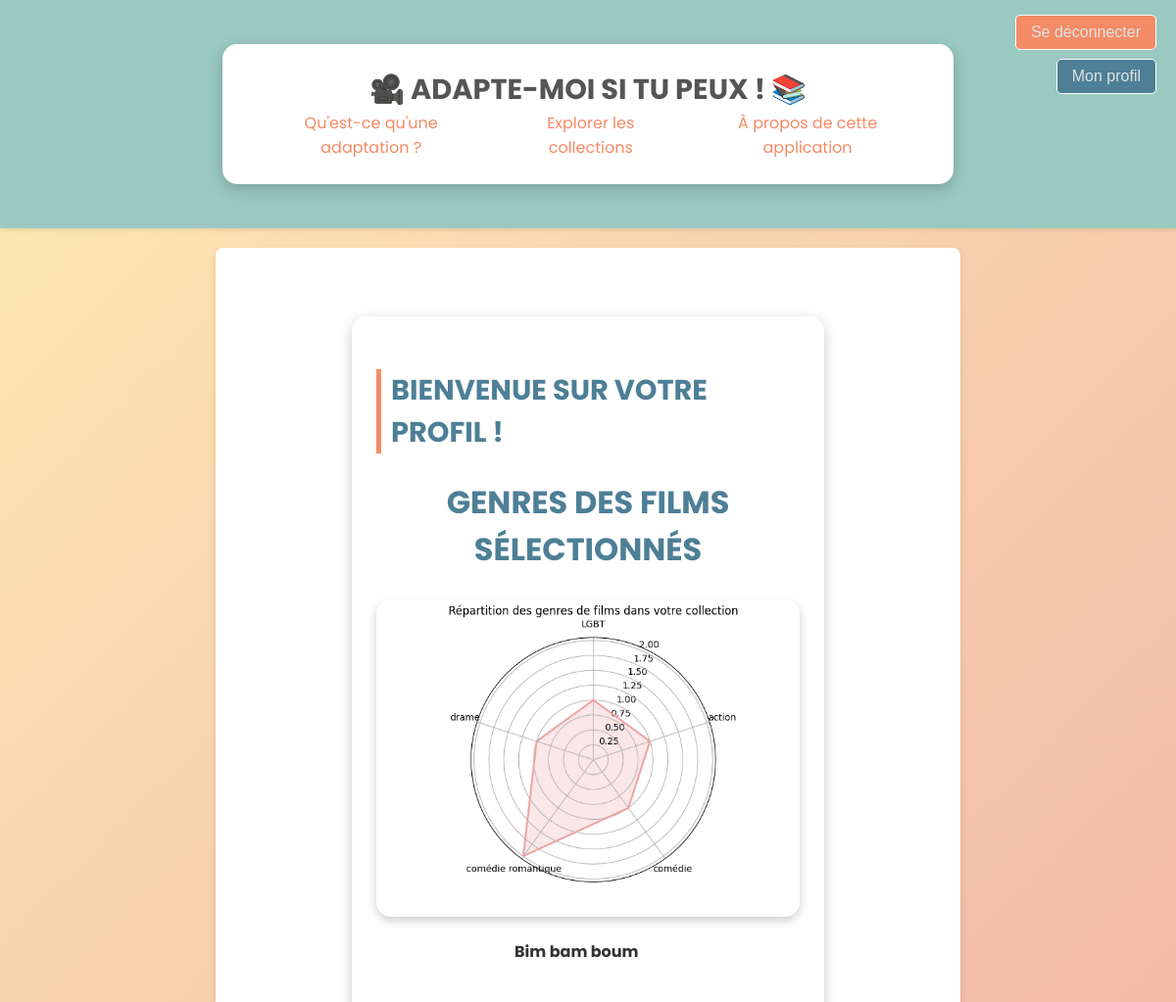
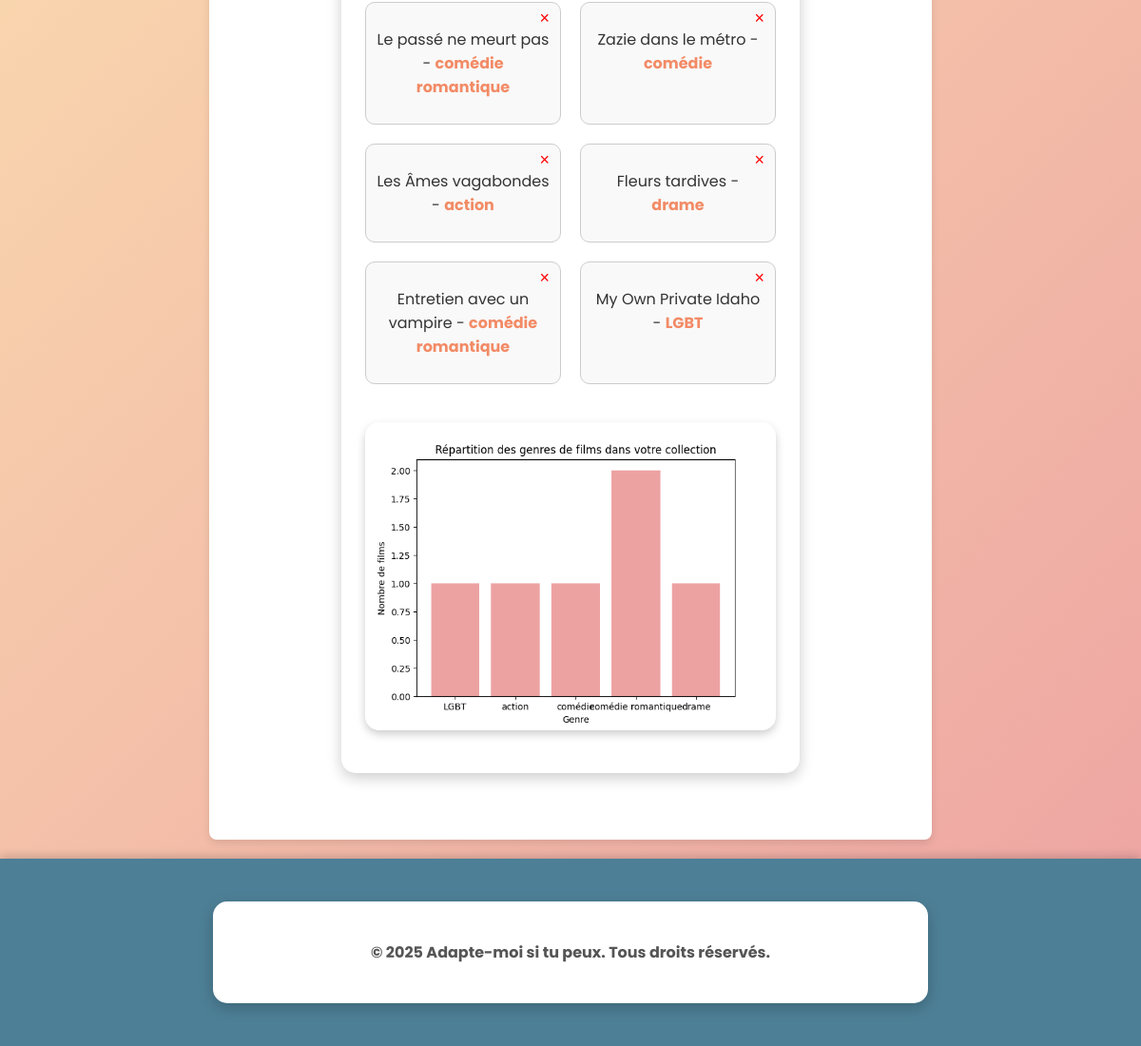
Screenshot of /collection (signed in) with the database file from the repository (2 pictures, top to bottom).
### app/models/adapte_moi.py (models this page shows, shortened)
class Collection(db.Model):
    id = db.Column(db.Integer, primary_key=True)
    user_id = db.Column(db.Text, db.ForeignKey('users.id'), nullable=False)
    film_id = db.Column(db.Text, db.ForeignKey('Film.id'), nullable=False)
    film_title = db.Column(db.Text, nullable=False)
    film_genre = db.Column(db.Text, nullable=False)
    name = db.Column(db.String(100), nullable=True)

class Film(db.Model):
    __tablename__ = "Film"
    collections = db.relationship('Collection', backref='film', lazy=True)
    id = db.Column(db.Text, primary_key=True)
    title = db.Column(db.Text)
    director = db.Column(db.Text)
    release_year = db.Column(db.Date)
    genres = db.Column(db.Text)
    rating = db.Column(db.Float)
    id_imdb = db.Column(db.Text)
    id_wikidata = db.Column(db.Text)
    url_wikidata = db.Column(db.Text)

### app/routes/users.py (the view)
@app.route('/profil')
@app.route('/collection')
@login_required
def afficher_collection():
    films_dans_collection = (
        db.session.query(Film)
        .join(Collection, Film.id == Collection.film_id)
        .filter(Collection.user_id == current_user.id)
        .all()
    )
    collection = Collection.query.filter_by(user_id=current_user.id).first()
    collection_name = collection.name if collection else 'Ma collection de films'
    return render_template('partials/monprofil.html', films=films_dans_collection, collection_name=collection_name)

### app/routes/users.py (called while the page is built)
@login_manager.user_loader
def load_user(user_id):
    return Users.query.get(int(user_id))

### app/templates/partials/monprofil.html (shortened to what this page needs)
{% extends "base.html" %}
{% block content %}
<div class="container">
    <section class="info-section text-center">
        <h3>Bienvenue sur votre profil !</h3>
        <h2>Genres des films sélectionnés</h2>
        <img src="{{ url_for('genre_radar_png') }}" alt="Répartition des genres de films">
    </section>
    <section class="collection-section">
        <h4 id="collection-title" ondblclick="makeEditable(this)">
            {{ collection_name or 'Ma collection de films' }}
        </h4>
        {% if films %}
        <div class="film-grid">
            {% for film in films %}
            <div class="film-card">
                <p>{{ film.title }} - <span class="film-genre">{{ film.genres }}</span></p>
                <form action="{{ url_for('supprimer_collection', film_id=film.id) }}" method="post">
                    <button type="submit" class="delete-btn">&times;</button>
                </form>
            </div>
            {% endfor %}
        </div>
        {% else %}
        <p>Votre collection est vide.</p>
        {% endif %}
        <img src="{{ url_for('genre_plot_png') }}" alt="Répartition des genres de films" class="img">
    </section>
</div>
{% endblock %}

### app/templates/base.html (shortened to what this page needs)
<!DOCTYPE html>
<html lang="fr">
<head>
    <link rel="stylesheet" href="{{ url_for('static', filename='style.css') }}">
</head>
<body>
    <header class="header">
        <button type="button" class="btn btn-primary">
            {% if current_user.is_authenticated %}
            <a href="{{ url_for('deconnexion') }}">Se déconnecter</a>
            {% else %}
            <a href="{{ url_for('login') }}">Se connecter</a>
            {% endif %}
        </button>
        <button type="button" class="btn btn-primary profil">
            <a href="{{ url_for('afficher_collection') }}">Mon profil</a>
        </button>
        <div class="container">
            <h1 class="logo">
                <center><a href="{{ url_for('home') }}">🎥 Adapte-moi si tu peux ! 📚</a></center>
            </h1>
            <nav class="nav">
                <a href="{{ url_for('adaptation') }}">Qu'est-ce qu'une adaptation ?</a>
                <a href="{{ url_for('top') }}">Explorer les collections</a>
               <a href="{{ url_for('about') }}">À propos de cette application</a>
            </nav>
        </div>
    </header>
    <main class="main-content">
        {% block content %}{% endblock %}
    </main>
    <footer class="footer">
        <div class="container">
            <p>&copy; 2025 Adapte-moi si tu peux. Tous droits réservés.</p>
        </div>
    </footer>
</body>
</html>

### app/statics/style.css (style rules this page uses)
body { font-family: 'Poppins', sans-serif; margin: 0; padding: 0; box-sizing: border-box; background: linear-gradient(135deg, #FEEBB3, #EDA2A2); color: #333; text-align: justify; min-height: 100vh; display: flex; flex-direction: column; }
.container { max-width: 1200px; margin: 30px auto; background-color: #fff; padding: 25px; border-radius: 15px; box-shadow: 0 5px 15px rgba(0, 0, 0, 0.2); width: 60%; }
.header { background-color: #9AC9C1; color: #fff; padding: 15px 20px; display: flex; justify-content: center; align-items: center; box-shadow: 0 2px 4px rgba(0, 0, 0, 0.1); }
.logo { font-size: 1.8rem; font-weight: bold; margin: 0; color: #4D7F96; text-decoration: none; }
.nav { display: flex; justify-content: center; align-items: center; }
.nav a { color: #F28B66; text-decoration: none; margin: 0 15px; font-size: 1rem; transition: color 0.3s; }
a { color: #555; text-align: center; text-decoration: none; justify-content: center; }
.btn { position: absolute; top: 15px; right: 20px; background-color: #F28B66; color: #fff; border: 1px solid #fff; padding: 8px 15px; font-size: 1rem; cursor: pointer; border-radius: 5px; text-decoration: none; text-align: right; }
.btn a { text-decoration: none; color: #E3E3E3; }
h1, h2, h3 { font-family: 'Poppins', sans-serif; text-transform: uppercase; color: #4D7F96; }
h3 { font-size: 1.8rem; border-left: 5px solid #F28B66; padding-left: 10px; transition: all 0.3s ease-in-out; }
img { max-width: 100%; display: block; margin: 20px auto; border-radius: 15px; box-shadow: 0 4px 10px rgba(0, 0, 0, 0.2); transition: transform 0.3s ease-in-out; }
.footer { background-color: #4D7F96; color: white; text-align: center; padding: 15px; margin-top: auto; font-size: 1rem; font-weight: bold; box-shadow: 0 -2px 10px rgba(0, 0, 0, 0.2); }
.footer p { color: #555; }
.main-content { padding: 40px 20px; background-color: #fff; border-radius: 8px; box-shadow: 0 4px 8px rgba(0, 0, 0, 0.1); margin: 20px auto; text-align: center; flex-grow: 1; width: 60%; }
.info-section { margin: 10px 0; text-align: left; }
.info-section h2 { text-align: center; font-size: 2rem; }
.info-section h3 { font-size: 1.8rem; margin-bottom: 10px; color: #4D7F96; }
.profil { top : 60px; background-color: #4D7F96; color: #E3E3E3; }
#collection-title::after { content: ''; background-image: url('./icons/modif.png'); width: 20px; height: 20px; display: inline-block; background-size: contain; background-repeat: no-repeat; justify-content: center; align-items: center; position: relative; top : 0px; transform: translateX(10px); }
.film-grid { display: grid; grid-template-columns: repeat(auto-fit, minmax(150px, 1fr)); gap: 20px; padding: 20px 0; }
.film-card { border: 1px solid #ccc; border-radius: 10px; padding: 10px; text-align: center; background: #f9f9f9; position: relative; }
.delete-btn { position: absolute; top: 5px; right: 5px; background: none; border: none; font-size: 18px; color: red; cursor: pointer; }
.film-genre { color: #F28B66; font-weight: bold; }

### rows the page displays
Collection: name "Bim bam boum"
Film: title "Le passé ne meurt pas", genres "comédie romantique"
Film: title "Zazie dans le métro", genres "comédie"
Film: title "Les Âmes vagabondes", genres "action"
Film: title "Fleurs tardives", genres "drame"
Film: title "Entretien avec un vampire", genres "comédie romantique"
Film: title "My Own Private Idaho", genres "LGBT"
